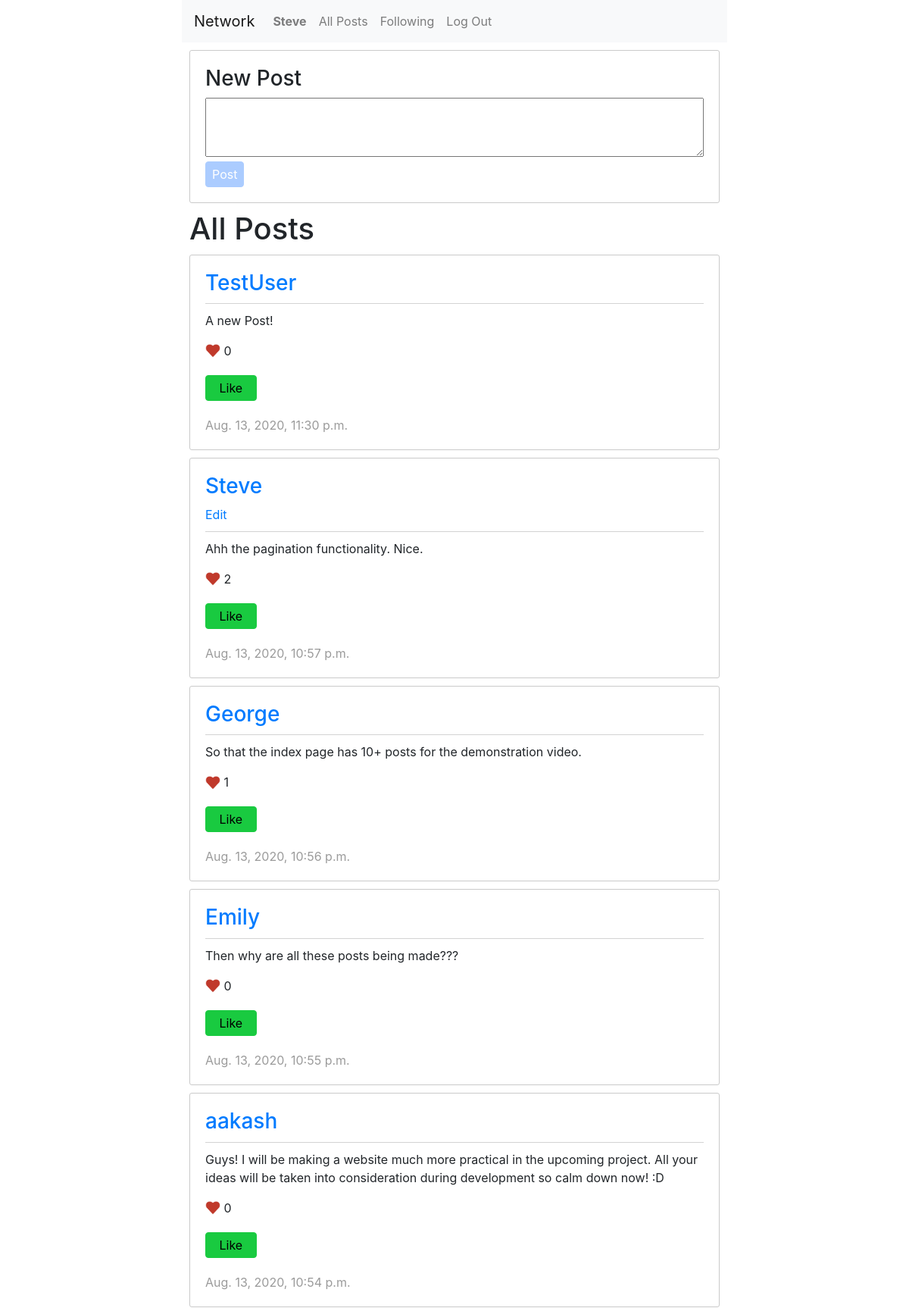
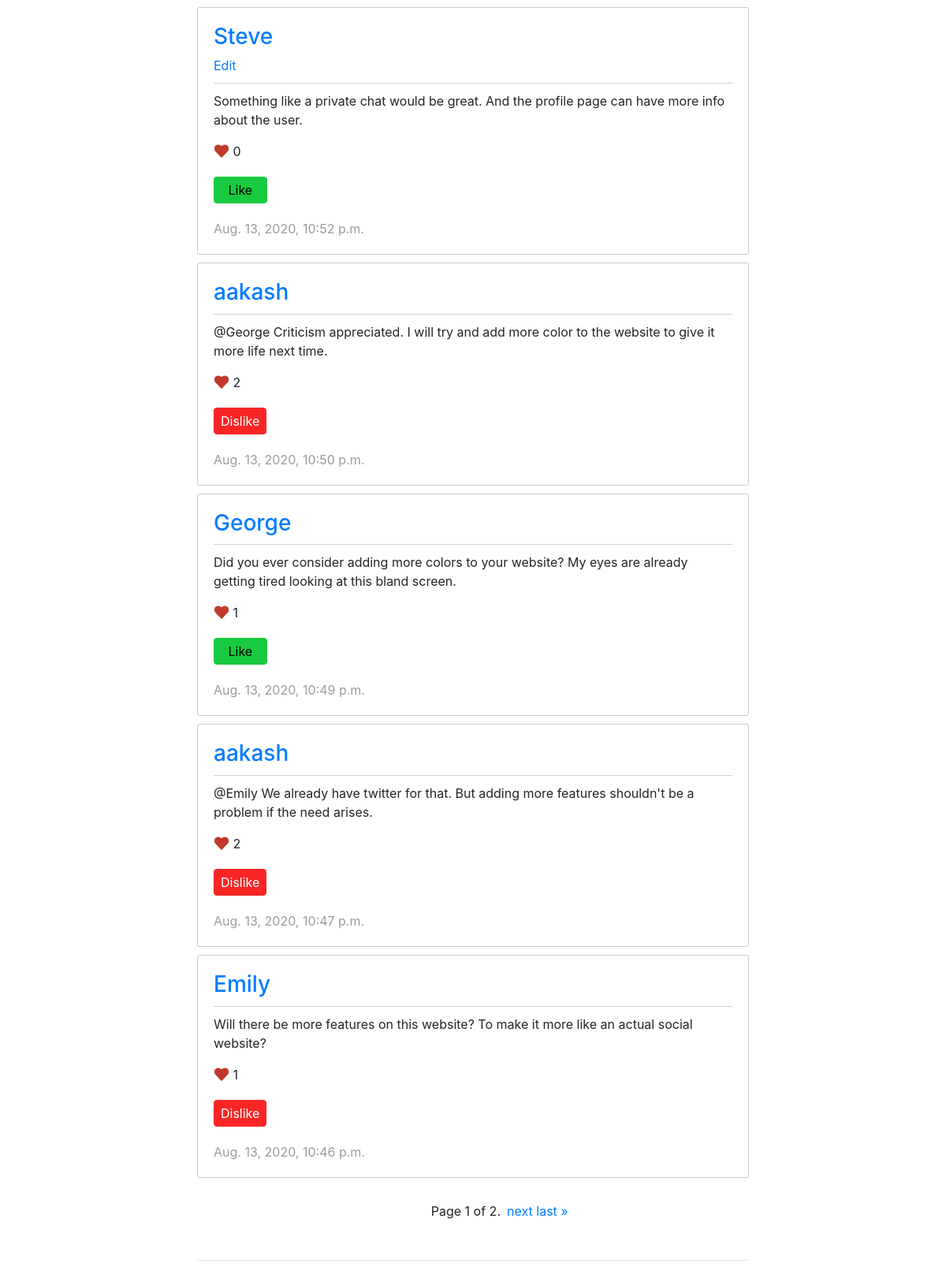
The app's page / (signed in) with its own data (2 pictures, top to bottom).
### network/models.py (models this page shows, shortened)
class User(AbstractUser):
    pass

class Post(models.Model):
    user = models.ForeignKey(User, on_delete=models.CASCADE)
    content = models.CharField(max_length=300)
    liked_by = models.ManyToManyField(User, related_name="likes")
    total_likes = models.IntegerField(default=0)
    timestamp = models.DateTimeField(auto_now_add=True)

### network/views.py (the view)
# urls.py: path("", views.index, name="index"),
def index(request):
    posts = Post.objects.all().order_by('-timestamp')
    paginator = Paginator(posts, 10)
    page_number = request.GET.get('page')
    page_obj = paginator.get_page(page_number)
    current_user = request.user
    return render(request, "network/index.html", {'current_user': current_user, 'page_obj': page_obj})

### network/templates/network/index.html (shortened to what this page needs)
{% extends "network/layout.html" %}
{% load static %}
{% load tz %}
{% block body %}
    {% if user.is_authenticated %}
        <form id="newPost" action = "{% url 'create_post' %}" method="POST">
            <h3>New Post</h3>
            <textarea id="postContent" name="new_post" rows="3"></textarea><br>
            <input id="submitPost" class="submit_post" type="submit" form="newPost" value="Post">
        </form>
    {% endif %}
    <h1 class="pageHeading">All Posts</h1>
    {% for post in page_obj %}
        <div id="post_{{ post.id }}" class='post_container'>
            <a href="{% url 'userProfile' username=post.user.username %}"><h3>{{ post.user.username }}</h3></a>
            {% if post.user == current_user %}
                <a href="javascript: void(0)" class="editLink">Edit</a>
            {% endif %}
            <p class="content">{{ post.content }}</p>
            <img src="{% static 'network/heart.png' %}" style="height: 20px; width: 20px; margin-top: -5px">
            <text class="total_likes">{{ post.total_likes }}</text>
            {% if current_user.is_authenticated %}
                {% if current_user in post.liked_by.all %}
                    <button class="dislikePost" style="display: block;">Dislike</button>
                {% else %}
                    <button class="likePost" style="display: block;">Like</button>
                {% endif %}
            {% endif %}
            <time class="time" style="display: block;">{{ post.timestamp|localtime }}</time>
        </div>
    {% endfor %}
    <div class="pagination">
        <span class="step-links">
            <span class="prev">
            </span>
            <span class="current">
                Page {{ page_obj.number }} of {{ page_obj.paginator.num_pages }}.
            </span>
            <span class="next">
                {% if page_obj.has_next %}
                    <a href="?page={{ page_obj.next_page_number }}">next</a>
                    <a href="?page={{ page_obj.paginator.num_pages }}">last &raquo;</a>
                {% endif %}
            </span>
        </span>
    </div>
    <hr>
{% endblock %}

### network/templates/network/layout.html (shortened to what this page needs)
{% load static %}
<!DOCTYPE html>
<html lang="en">
    <head>
        <link rel="stylesheet" href="https://stackpath.bootstrapcdn.com/bootstrap/4.4.1/css/bootstrap.min.css">
        <link href="{% static 'network/styles.css' %}" rel="stylesheet">
    </head>
    <body>
        <nav class="navbar navbar-expand-lg navbar-light bg-light">
            <a class="navbar-brand" href="{% url 'index' %}">Network</a>
            <div>
              <ul class="navbar-nav mr-auto">
                {% if user.is_authenticated %}
                    <li class="nav-item">
                        <a class="nav-link" href="{% url 'userProfile' username=user.username %}"><strong>{{ user.username }}</strong></a>
                    </li>
                {% endif %}
                <li class="nav-item">
                  <a class="nav-link" href="{% url 'index' %}">All Posts</a>
                </li>
                {% if user.is_authenticated %}
                    <li class="nav-item">
                        <a class="nav-link" href="{% url 'followPage' %}">Following</a>
                    </li>
                    <li class="nav-item">
                        <a class="nav-link" href="{% url 'logout' %}">Log Out</a>
                    </li>
                {% endif %}
              </ul>
            </div>
          </nav>
        <div class="body">
            {% block body %}
            {% endblock %}
        </div>
    </body>
</html>

### network/static/network/styles.css (style rules this page uses)
body { margin-left: 20%; margin-right: 20%; }
.pageHeading { margin: 10px; }
#newPost { padding: 20px; border: 1px solid rgb(202, 202, 202); border-radius: 3px; margin: 10px; }
#newPost textarea { width: 100%; }
.submit_post { border: 1px solid #3685fd; color: rgb(255, 255, 255); padding: 4px; padding-left: 8px; padding-right: 8px; background-color: #3685fd; border-radius: 4px; }
.submit_post:disabled { border: 1px solid #abccff; color: rgb(255, 255, 255); padding: 4px; padding-left: 8px; padding-right: 8px; background-color: #abccff; border-radius: 4px; }
hr { margin: 30px 10px 30px 10px; }
.post_container { padding: 20px; border: 1px solid rgb(202, 202, 202); border-radius: 3px; margin: 10px; }
.time { color: rgb(155, 155, 155); }
.content { margin-top: 10px; border-top: 1px solid rgb(211, 211, 211); padding-top: 10px; }
.pagination { width: fit-content; margin-left: auto; margin-right: auto; padding: 20px; }
.step-links { width: 340px; display: flex; flex-direction: row; }
.prev { flex: 34%; }
.current { flex: 28%; }
.next { flex: 37%; }
.likePost { border: 1px solid #19ca40; color: rgb(0, 0, 0); padding: 4px; padding-left: 17.5px; padding-right: 17.5px; background-color: #19ca40; border-radius: 4px; margin-top: 20px; margin-bottom: 20px; }
.dislikePost { border: 1px solid #fa2626; color: rgb(255, 255, 255); padding: 4px; padding-left: 8px; padding-right: 8px; background-color: #fa2626; border-radius: 4px; margin-top: 20px; margin-bottom: 20px; }

### records on screen
User: username "Steve"
Post: user.username "TestUser", content "A new Post!", total_likes "0", shows "Like", timestamp "Aug. 13, 2020, 11:30 p.m."
Post: user.username "Steve", shows "Edit", content "Ahh the pagination functionality. Nice.", total_likes "2", shows "Like", timestamp "Aug. 13, 2020, 10:57 p.m."
Post: user.username "George", content "So that the index page has 10+ posts for the demonstration video.", total_likes "1", shows "Like", timestamp "Aug. 13, 2020, 10:56 p.m."
Post: user.username "Emily", content "Then why are all these posts being made???", total_likes "0", shows "Like", timestamp "Aug. 13, 2020, 10:55 p.m."
Post: user.username "aakash", content "Guys! I will be making a website much more practical in the upcoming project. All your ideas will be taken into consideration during development so calm down now! :D", total_likes "0", shows "Like", timestamp "Aug. 13, 2020, 10:54 p.m."
Post: user.username "Steve", shows "Edit", content "Something like a private chat would be great. And the profile page can have more info about the user.", total_likes "0", shows "Like", timestamp "Aug. 13, 2020, 10:52 p.m."
Post: user.username "aakash", content "@George Criticism appreciated. I will try and add more color to the website to give it more life next time.", total_likes "2", shows "Dislike", timestamp "Aug. 13, 2020, 10:50 p.m."
Post: user.username "George", content "Did you ever consider adding more colors to your website? My eyes are already getting tired looking at this bland screen.", total_likes "1", shows "Like", timestamp "Aug. 13, 2020, 10:49 p.m."
Post: user.username "aakash", content "@Emily We already have twitter for that. But adding more features shouldn't be a problem if the need arises.", total_likes "2", shows "Dislike", timestamp "Aug. 13, 2020, 10:47 p.m."
Post: user.username "Emily", content "Will there be more features on this website? To make it more like an actual social website?", total_likes "1", shows "Dislike", timestamp "Aug. 13, 2020, 10:46 p.m."

### other values on screen
{{ page_obj.number }} "1"
{{ page_obj.paginator.num_pages }} "2"
